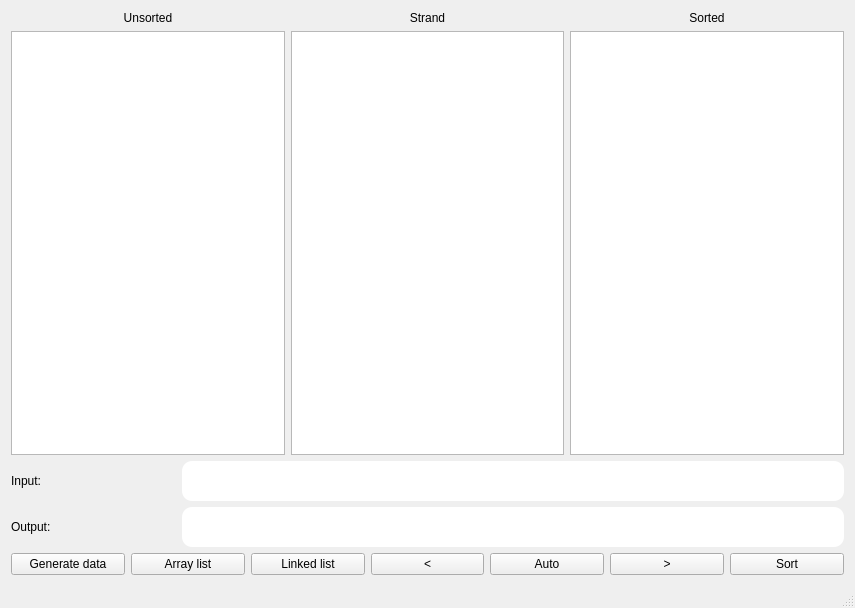
<?xml version="1.0" encoding="UTF-8"?>
<ui version="4.0">
 <class>MainWindow</class>
 <widget class="QMainWindow" name="MainWindow">
  <property name="enabled">
   <bool>true</bool>
  </property>
  <property name="geometry">
   <rect>
    <x>0</x>
    <y>0</y>
    <width>855</width>
    <height>608</height>
   </rect>
  </property>
  <property name="windowTitle">
   <string>Strand sorting visualization</string>
  </property>
  <property name="styleSheet">
   <string notr="true">font: 14pt &quot;Consolas&quot;;
</string>
  </property>
  <widget class="QWidget" name="centralWidget">
   <property name="sizePolicy">
    <sizepolicy hsizetype="Preferred" vsizetype="Preferred">
     <horstretch>0</horstretch>
     <verstretch>0</verstretch>
    </sizepolicy>
   </property>
   <layout class="QVBoxLayout" name="verticalLayout" stretch="8,1,1">
    <item>
     <layout class="QHBoxLayout" name="horizontalLayout">
      <property name="sizeConstraint">
       <enum>QLayout::SetDefaultConstraint</enum>
      </property>
      <item>
       <layout class="QVBoxLayout" name="SortingView1">
        <property name="sizeConstraint">
         <enum>QLayout::SetDefaultConstraint</enum>
        </property>
        <item>
         <widget class="QLabel" name="UnsortedLabel">
          <property name="sizePolicy">
           <sizepolicy hsizetype="Minimum" vsizetype="Minimum">
            <horstretch>0</horstretch>
            <verstretch>0</verstretch>
           </sizepolicy>
          </property>
          <property name="text">
           <string>Unsorted</string>
          </property>
          <property name="alignment">
           <set>Qt::AlignCenter</set>
          </property>
         </widget>
        </item>
        <item>
         <widget class="QListWidget" name="List1"/>
        </item>
       </layout>
      </item>
      <item>
       <layout class="QVBoxLayout" name="SortingView2">
        <property name="sizeConstraint">
         <enum>QLayout::SetDefaultConstraint</enum>
        </property>
        <item>
         <widget class="QLabel" name="StrandLabel">
          <property name="sizePolicy">
           <sizepolicy hsizetype="Minimum" vsizetype="Minimum">
            <horstretch>0</horstretch>
            <verstretch>0</verstretch>
           </sizepolicy>
          </property>
          <property name="text">
           <string>Strand</string>
          </property>
          <property name="alignment">
           <set>Qt::AlignCenter</set>
          </property>
         </widget>
        </item>
        <item>
         <widget class="QListWidget" name="List2"/>
        </item>
       </layout>
      </item>
      <item>
       <layout class="QVBoxLayout" name="SortingView3">
        <property name="sizeConstraint">
         <enum>QLayout::SetDefaultConstraint</enum>
        </property>
        <item>
         <widget class="QLabel" name="SortedLabel">
          <property name="sizePolicy">
           <sizepolicy hsizetype="Minimum" vsizetype="Minimum">
            <horstretch>0</horstretch>
            <verstretch>0</verstretch>
           </sizepolicy>
          </property>
          <property name="text">
           <string>Sorted</string>
          </property>
          <property name="alignment">
           <set>Qt::AlignCenter</set>
          </property>
         </widget>
        </item>
        <item>
         <widget class="QListWidget" name="List3"/>
        </item>
       </layout>
      </item>
     </layout>
    </item>
    <item>
     <layout class="QVBoxLayout" name="verticalLayout_2" stretch="0,0">
      <item>
       <layout class="QHBoxLayout" name="horizontalLayout_4" stretch="1,4">
        <item>
         <widget class="QLabel" name="label_2">
          <property name="text">
           <string>Input:</string>
          </property>
         </widget>
        </item>
        <item>
         <widget class="QTextEdit" name="Input">
          <property name="sizePolicy">
           <sizepolicy hsizetype="Preferred" vsizetype="Preferred">
            <horstretch>0</horstretch>
            <verstretch>0</verstretch>
           </sizepolicy>
          </property>
          <property name="maximumSize">
           <size>
            <width>16777215</width>
            <height>40</height>
           </size>
          </property>
          <property name="styleSheet">
           <string notr="true">background-color: white;
border-radius: 10px;
font: 10pt &quot;Tahoma&quot;;
padding: 2px;</string>
          </property>
          <property name="inputMethodHints">
           <set>Qt::ImhMultiLine</set>
          </property>
          <property name="html">
           <string>&lt;!DOCTYPE HTML PUBLIC &quot;-//W3C//DTD HTML 4.0//EN&quot; &quot;http://www.w3.org/TR/REC-html40/strict.dtd&quot;&gt;
&lt;html&gt;&lt;head&gt;&lt;meta name=&quot;qrichtext&quot; content=&quot;1&quot; /&gt;&lt;style type=&quot;text/css&quot;&gt;
p, li { white-space: pre-wrap; }
&lt;/style&gt;&lt;/head&gt;&lt;body style=&quot; font-family:'Tahoma'; font-size:10pt; font-weight:400; font-style:normal;&quot;&gt;
&lt;p style=&quot;-qt-paragraph-type:empty; margin-top:0px; margin-bottom:0px; margin-left:0px; margin-right:0px; -qt-block-indent:0; text-indent:0px;&quot;&gt;&lt;br /&gt;&lt;/p&gt;&lt;/body&gt;&lt;/html&gt;</string>
          </property>
         </widget>
        </item>
       </layout>
      </item>
      <item>
       <layout class="QHBoxLayout" name="horizontalLayout_3" stretch="1,4">
        <item>
         <widget class="QLabel" name="label_3">
          <property name="text">
           <string>Output:</string>
          </property>
         </widget>
        </item>
        <item>
         <widget class="QTextEdit" name="Output">
          <property name="enabled">
           <bool>false</bool>
          </property>
          <property name="sizePolicy">
           <sizepolicy hsizetype="Preferred" vsizetype="Preferred">
            <horstretch>0</horstretch>
            <verstretch>0</verstretch>
           </sizepolicy>
          </property>
          <property name="minimumSize">
           <size>
            <width>0</width>
            <height>0</height>
           </size>
          </property>
          <property name="maximumSize">
           <size>
            <width>16777215</width>
            <height>40</height>
           </size>
          </property>
          <property name="styleSheet">
           <string notr="true">background-color: white;
border-radius: 10px;
font: 10pt &quot;Tahoma&quot;;
padding: 2px;</string>
          </property>
          <property name="inputMethodHints">
           <set>Qt::ImhMultiLine</set>
          </property>
          <property name="html">
           <string>&lt;!DOCTYPE HTML PUBLIC &quot;-//W3C//DTD HTML 4.0//EN&quot; &quot;http://www.w3.org/TR/REC-html40/strict.dtd&quot;&gt;
&lt;html&gt;&lt;head&gt;&lt;meta name=&quot;qrichtext&quot; content=&quot;1&quot; /&gt;&lt;style type=&quot;text/css&quot;&gt;
p, li { white-space: pre-wrap; }
&lt;/style&gt;&lt;/head&gt;&lt;body style=&quot; font-family:'Tahoma'; font-size:10pt; font-weight:400; font-style:normal;&quot;&gt;
&lt;p style=&quot;-qt-paragraph-type:empty; margin-top:0px; margin-bottom:0px; margin-left:0px; margin-right:0px; -qt-block-indent:0; text-indent:0px;&quot;&gt;&lt;br /&gt;&lt;/p&gt;&lt;/body&gt;&lt;/html&gt;</string>
          </property>
          <property name="textInteractionFlags">
           <set>Qt::TextSelectableByKeyboard|Qt::TextSelectableByMouse</set>
          </property>
         </widget>
        </item>
       </layout>
      </item>
     </layout>
    </item>
    <item>
     <layout class="QHBoxLayout" name="horizontalLayout_2">
      <item>
       <widget class="QPushButton" name="GenerateButton">
        <property name="text">
         <string>Generate data</string>
        </property>
       </widget>
      </item>
      <item>
       <widget class="QPushButton" name="ArrayListButton">
        <property name="text">
         <string>Array list</string>
        </property>
       </widget>
      </item>
      <item>
       <widget class="QPushButton" name="LinkedListButton">
        <property name="text">
         <string>Linked list</string>
        </property>
       </widget>
      </item>
      <item>
       <widget class="QPushButton" name="BackButton">
        <property name="text">
         <string>&lt;</string>
        </property>
       </widget>
      </item>
      <item>
       <widget class="QPushButton" name="AutoButton">
        <property name="text">
         <string>Auto</string>
        </property>
       </widget>
      </item>
      <item>
       <widget class="QPushButton" name="ForwardButton">
        <property name="text">
         <string>&gt;</string>
        </property>
       </widget>
      </item>
      <item>
       <widget class="QPushButton" name="SortButton">
        <property name="text">
         <string>Sort</string>
        </property>
       </widget>
      </item>
     </layout>
    </item>
   </layout>
  </widget>
  <widget class="QMenuBar" name="menuBar">
   <property name="enabled">
    <bool>true</bool>
   </property>
   <property name="geometry">
    <rect>
     <x>0</x>
     <y>0</y>
     <width>855</width>
     <height>32</height>
    </rect>
   </property>
  </widget>
  <widget class="QStatusBar" name="statusBar"/>
 </widget>
 <layoutdefault spacing="6" margin="11"/>
 <resources/>
 <connections/>
</ui>
